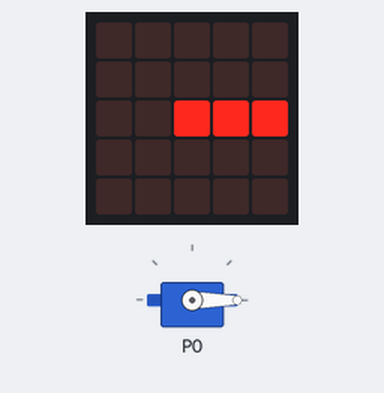
The program below on a simulated BBC micro:bit (MakeCode). On the bench: servo, the board's 5×5 LED display.

Above: at 0.1 s.
At 1.5 s:
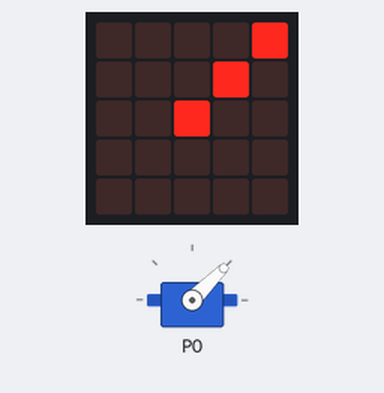
At 2.9 s:
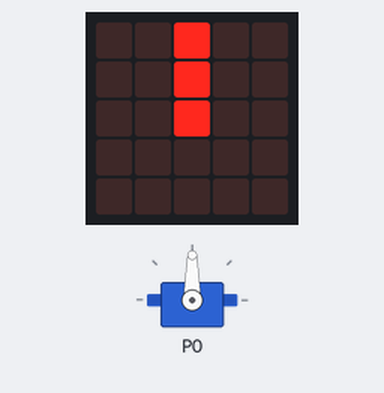
At 7.1 s:
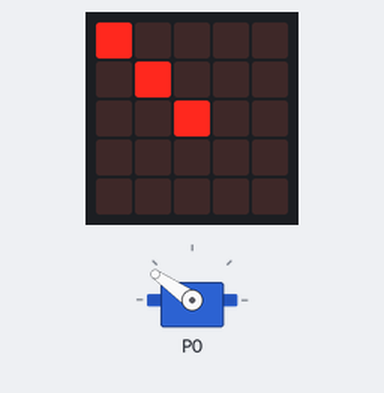
Timing chart, 0 to 40.0 s (numbered marks = the images above):
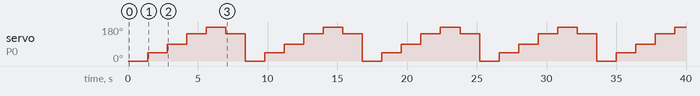

The program:

main.ts
```typescript
while (true) {
    servos.P0.setAngle(0)
    basic.showLeds(`
     . . . . .
     . . . . .
     . . # # #
     . . . . .
     . . . . .
     `)
    basic.pause(1000)
    servos.P0.setAngle(45)
    basic.showLeds(`
     . . . . #
     . . . # .
     . . # . .
     . . . . .
     . . . . .
     `)
    basic.pause(1000)
    servos.P0.setAngle(90)
    basic.showLeds(`
     . . # . .
     . . # . .
     . . # . .
     . . . . .
     . . . . .
     `)
    basic.pause(1000)
    servos.P0.setAngle(145)
    basic.showLeds(`
       # . . . .
       . # . . .
       . . # . .
       . . . . .
       . . . . .
       `)
    basic.pause(1000)
    servos.P0.setAngle(180)
    basic.showLeds(`
     . . . . .
     . . . . .
     # # # . .
     . . . . .
     . . . . .
     `)
    basic.pause(1000)
    servos.P0.setAngle(145)
    basic.showLeds(`
      # . . . .
      . # . . .
      . . # . .
      . . . . .
      . . . . .
      `)
    basic.pause(1000)
}
```

test.ts
```typescript
// aquí va el archivo "tests"; esto no se compilará cuando este paquete se utilice como una extensión.
```

Measured:
- by itself, servo on P0: repeats every 8.4 s: 90° 1.4 s, 145° 1.4 s, 180° 1.4 s, 145° 1.4 s, 0° 1.4 s, 45° 1.4 s
- what the display in image 1 shows lasts 1.4 s, from 1.4 s to 2.8 s
